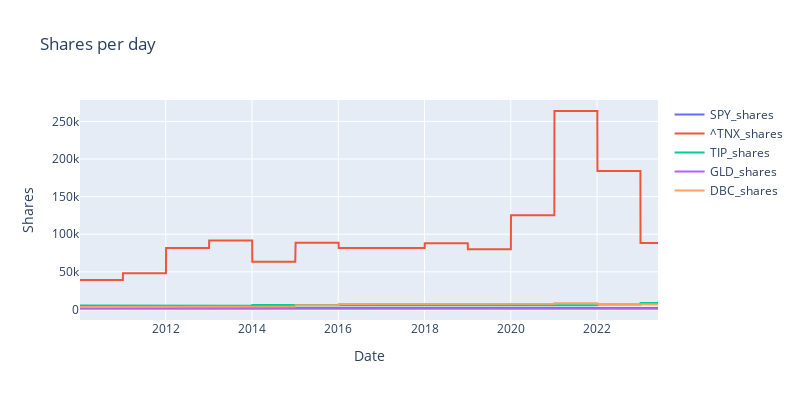

Notebook source saved alongside this figure:
### Code cell
fig = go.Figure()

# Loop through each stock and add a trace for its shares
for stock in stocks:
    fig.add_trace(go.Scatter(x=stock_data.index, y=shares_df[stock+'_shares'], mode='lines', name=stock+'_shares'))

fig.update_layout(title='Shares per day',
                  xaxis_title='Date',
                  yaxis_title='Shares',
                  width=800,
                  height=400)

fig.show()

### Figure 1 — Plotly figure (JSON) as saved in the notebook; plotly's stock layout.template omitted (floating-point values rounded to 4 significant figures; data arrays with more than 128 entries replaced by an {"elided": "..."} marker saying what was removed)
{"data": [{"mode": "lines", "name": "SPY_shares", "type": "scatter", "x": {"elided": "3372 str values"}, "y": {"elided": "3373 int values"}}, {"mode": "lines", "name": "^TNX_shares", "type": "scatter", "x": {"elided": "3372 str values"}, "y": {"elided": "3373 int values"}}, {"mode": "lines", "name": "TIP_shares", "type": "scatter", "x": {"elided": "3372 str values"}, "y": {"elided": "3373 int values"}}, {"mode": "lines", "name": "GLD_shares", "type": "scatter", "x": {"elided": "3372 str values"}, "y": {"elided": "3373 int values"}}, {"mode": "lines", "name": "DBC_shares", "type": "scatter", "x": {"elided": "3372 str values"}, "y": {"elided": "3373 int values"}}], "layout": {"height": 400, "title": {"text": "Shares per day"}, "width": 800, "xaxis": {"title": {"text": "Date"}}, "yaxis": {"title": {"text": "Shares"}}}}
